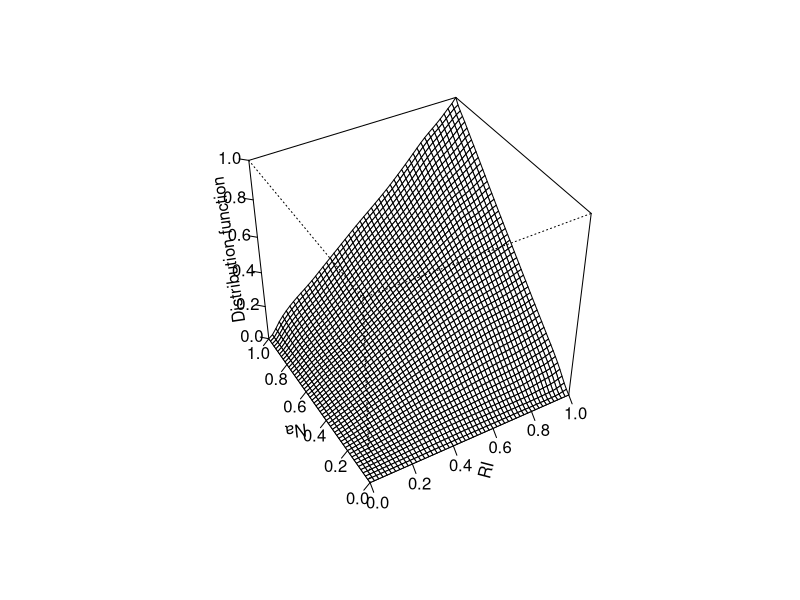

The R script that drew this image:
library(ks)


### Name: kcopula
### Title: Kernel copula (density) estimate
### Aliases: kcopula kcopula.de
### Keywords: smooth

### ** Examples

library(MASS)
data(fgl)
x <- fgl[,c("RI", "Na")]
Chat <- kcopula(x=x)
plot(Chat, disp="persp", thin=3, col="white", border=1)
